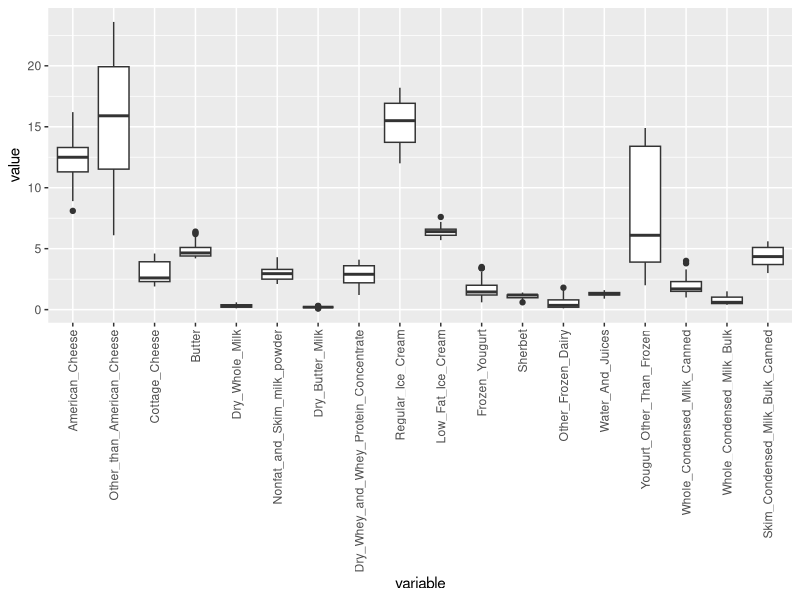
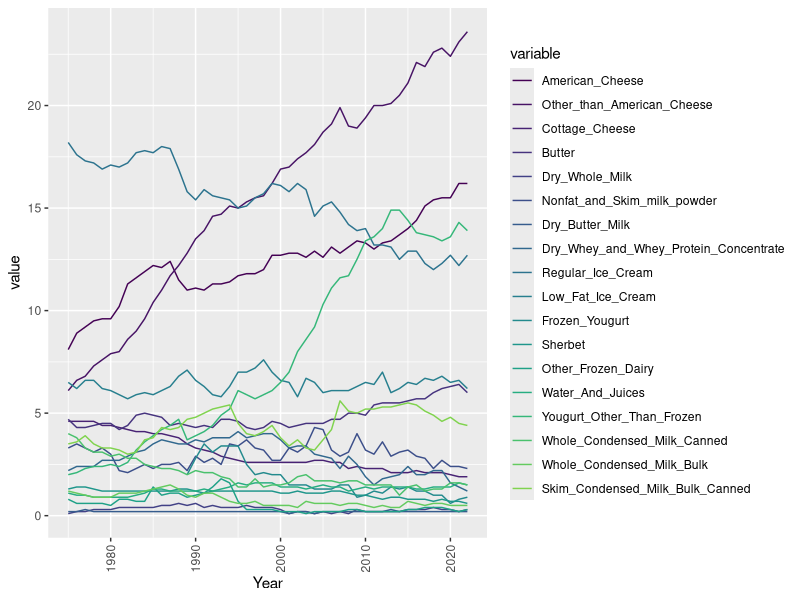
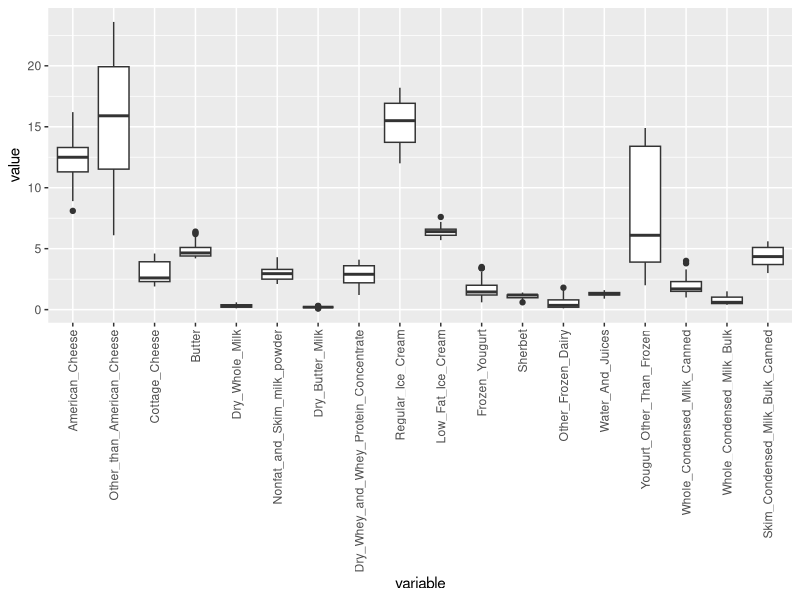
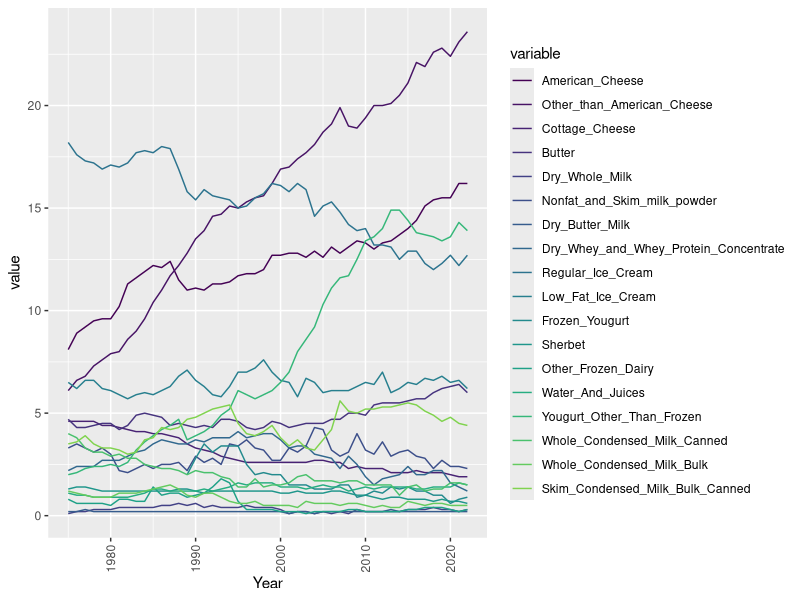
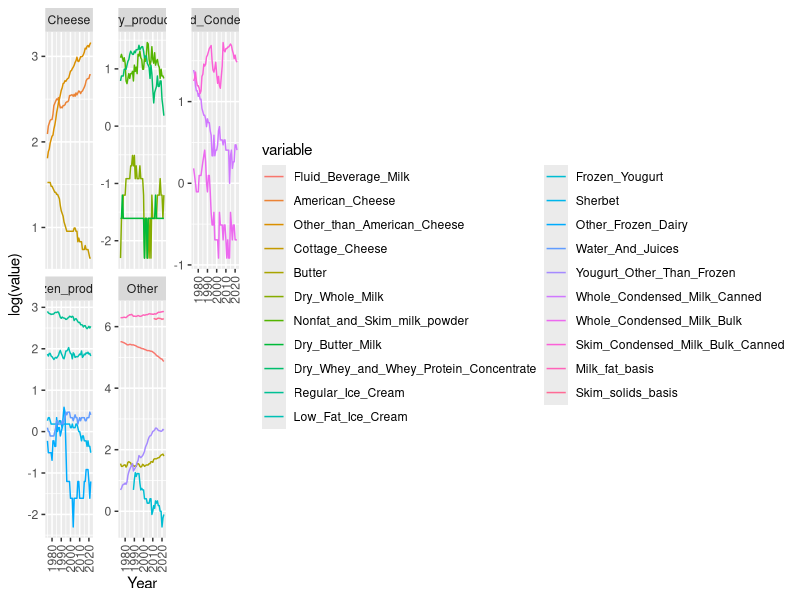
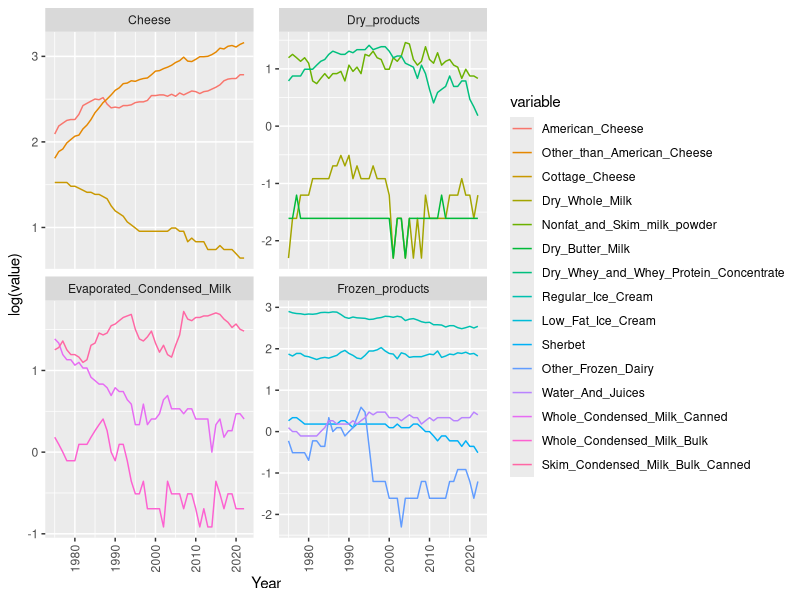
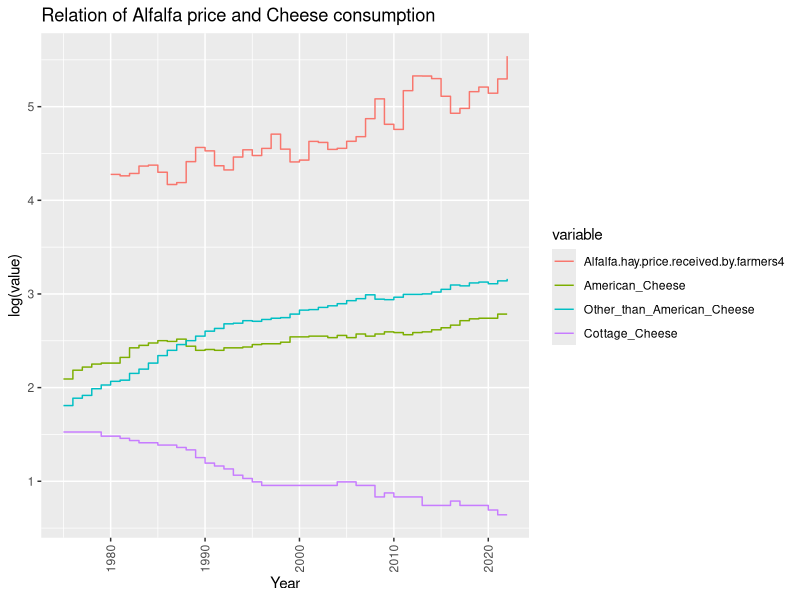
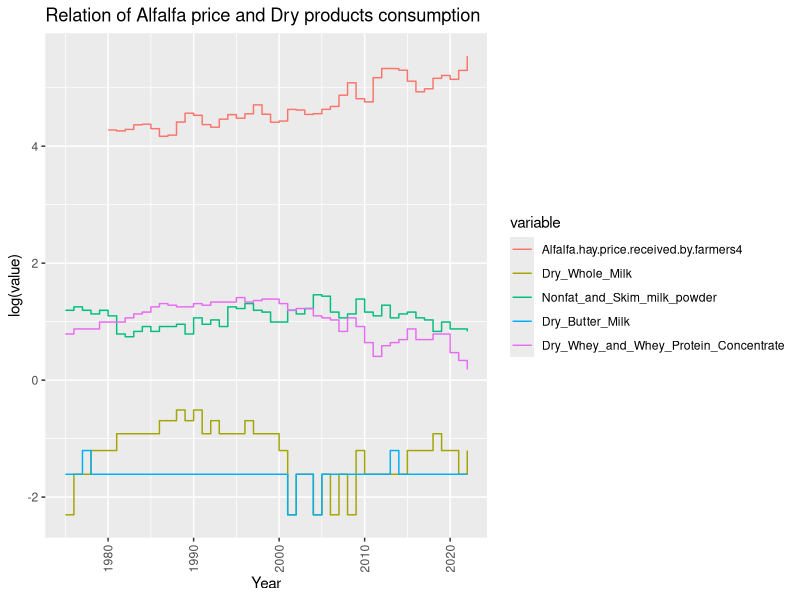

Write the R code that produced these figures, in order.
## ---- chunk 1
knitr::opts_chunk$set(echo = TRUE)
## ---- chunk 2

# Load the readxl package
library(tidyverse)
library(readxl)


library(readr)

# Read the CSV file from GitHub

dataset <- read.csv("pcconsp_1_csv.csv")

## ---- chunk 3

str(dataset)

## ---- chunk 4

summary(dataset)

## ---- chunk 5

head(dataset)


## ---- chunk 6

# Load necessary libraries
library(ggplot2)
library(reshape2)
library(viridis)


my_palette <- viridis(22)

dataset <- dataset %>% select(-one_of('Skim_solids_basis ', 'Frozen_Yougurt ', 'Milk_fat_basis '))



head(dataset)

# Reshape data into long format
melted_data <- melt(dataset, id.vars = "Year")

head(melted_data)

# Create density plot
sales <- ggplot(melted_data, aes(x = variable, y = value)) +
  geom_boxplot()+
  theme(axis.text.x = element_text(angle = 90, hjust = 1, vjust = 0.5))

ggsave("sales_counts.jpeg", sales)

melted_data_below100 <- melted_data %>% 
  filter(value <= 100)

ggplot(melted_data_below100, aes(x = variable, y = value)) +
  geom_boxplot()+
  theme(axis.text.x = element_text(angle = 90, hjust = 1, vjust = 0.5))

ggplot(melted_data_below100, aes(x = Year, y = value , color = variable)) +
  geom_line()+
  theme(axis.text.x = element_text(angle = 90, hjust = 1, vjust = 0.5))+
  scale_color_manual(values = my_palette)


## ---- chunk 7

head(dataset)

## ---- chunk 8

my_palette <- viridis(22)

# Reshape data into long format
melted_data <- melt(dataset, id.vars = "Year")


# Create density plot
sales <- ggplot(melted_data, aes(x = variable, y = value)) +
  geom_boxplot()+
  theme(axis.text.x = element_text(angle = 90, hjust = 1, vjust = 0.5))

ggsave("sales_counts.jpeg", sales)

melted_data_below100 <- melted_data %>% 
  filter(value <= 100)

ggplot(melted_data_below100, aes(x = variable, y = value)) +
  geom_boxplot()+
  theme(axis.text.x = element_text(angle = 90, hjust = 1, vjust = 0.5))

ggplot(melted_data_below100, aes(x = Year, y = value , color = variable)) +
  geom_line()+
  theme(axis.text.x = element_text(angle = 90, hjust = 1, vjust = 0.5))+
  scale_color_manual(values = my_palette)

## ---- chunk 9

head(melted_data, 3)

## ---- chunk 10

#Creating catgories based on the variable identifier

categorize <- function(variable_name) {
  if (grepl("American_Cheese", variable_name, ignore.case = TRUE)) {
    return("Cheese")
  } else if (grepl("Other_than_American_Cheese", variable_name, ignore.case = TRUE)) {
    return("Cheese")
  } else if (grepl("Cottage_Cheese", variable_name, ignore.case = TRUE)) {
    return("Cheese")
  } else if (grepl("Dry_Whole_Milk", variable_name, ignore.case = TRUE)) {
    return("Dry_products")
  } else if (grepl("Nonfat_and_Skim_milk_powder", variable_name, ignore.case = TRUE)) {
    return("Dry_products")
  } else if (grepl("Dry_Butter_Milk", variable_name, ignore.case = TRUE)) {
    return("Dry_products")
  } else if (grepl("Dry_Whey_and_Whey_Protein_Concentrate", variable_name, ignore.case = TRUE)) {
    return("Dry_products")
  } else if (grepl("Regular_Ice_Cream", variable_name, ignore.case = TRUE)) {
    return("Frozen_products")
  } else if (grepl("Low_Fat_Ice_Cream", variable_name, ignore.case = TRUE)) {
    return("Frozen_products")
  } else if (grepl("Sherbet", variable_name, ignore.case = TRUE)) {
    return("Frozen_products")
  } else if (grepl("Other_Frozen_Dairy", variable_name, ignore.case = TRUE)) {
    return("Frozen_products")
  } else if (grepl("Water_And_Juices", variable_name, ignore.case = TRUE)) {
    return("Frozen_products")
  } else if (grepl("Whole_Condensed_Milk_Canned", variable_name, ignore.case = TRUE)) {
    return("Evaporated_Condensed_Milk")
  } else if (grepl("Whole_Condensed_Milk_Bulk", variable_name, ignore.case = TRUE)) {
    return("Evaporated_Condensed_Milk")
  } else if (grepl("Skim_Condensed_Milk_Bulk_Canned", variable_name, ignore.case = TRUE)) {
    return("Evaporated_Condensed_Milk")
  } else {
    return("Other")
  }
}

melted_data$Category <- sapply(melted_data$variable, categorize)

head(melted_data)


## ---- chunk 11



ggplot(melted_data, aes(x = Year, y = log(value), color = variable)) +
  geom_line() +
  theme(axis.text.x = element_text(angle = 90, hjust = 1, vjust = 0.5))+
  facet_wrap(~ Category, scales = "free_y")

# Filter out the "Other" category
filtered_data <- melted_data %>%
  filter(Category != "Other")

# Create the plot
ggplot(filtered_data, aes(x = Year, y = log(value), color = variable)) +
  geom_line() +
  theme(axis.text.x = element_text(angle = 90, hjust = 1, vjust = 0.5)) +
  facet_wrap(~ Category, scales = "free_y")
ggsave("trends_facet.jpeg")
  


## ---- chunk 12

dataset_effect <- read.csv("annualmilkprodfactors.csv")

head(dataset_effect)


## ---- chunk 13

# Assuming your data frame is named "df"
dataset_effect <- subset(dataset_effect, select = c(Year, Alfalfa.hay.price.received.by.farmers4, Average.price.paid.for.milk1, Milk_Cow_Price))

dataset_effect$Milk_Cow_Price <- as.numeric(gsub(",", "", dataset_effect$Milk_Cow_Price))

head(dataset_effect)


## ---- chunk 14

melted_data_effect <- melt(dataset_effect, id.vars = "Year")

head(melted_data_effect)


## ---- chunk 15

melted_data_cheese <- melted_data %>% 
  filter(melted_data$Category == "Cheese")

melted_data_dry_products <- melted_data %>% 
  filter(melted_data$Category == "Dry_products")

melted_data_Evaporated_Condensed_Milk <- melted_data %>% 
  filter(melted_data$Category == "Evaporated_Condensed_Milk")

melted_data_Frozen_products <- melted_data %>% 
  filter(melted_data$Category == "Frozen_products")


## ---- chunk 16

#Removal of Category
melted_data_cheese <- melted_data_cheese %>% select(-one_of('Category'))
melted_data_dry_products <- melted_data_dry_products %>% select(-one_of('Category'))
melted_data_Evaporated_Condensed_Milk <- melted_data_Evaporated_Condensed_Milk %>% select(-one_of('Category'))
melted_data_Frozen_products <- melted_data_Frozen_products %>% select(-one_of('Category'))

#Variable specific dataframe of effect

alfalfa_price <- melted_data_effect %>% 
  filter(melted_data_effect$variable == "Alfalfa.hay.price.received.by.farmers4")
milk_price <- melted_data_effect %>% 
  filter(melted_data_effect$variable == "Average.price.paid.for.milk1")
milk_cow <- melted_data_effect %>% 
  filter(melted_data_effect$variable == "Milk_Cow_Price")

#Creation of sub dataframes for visualization of relations

alfalfa_cheese <- bind_rows(alfalfa_price, melted_data_cheese)
alfalfa_dry <- bind_rows(alfalfa_price, melted_data_dry_products)
alfalfa_evaporated <- bind_rows(alfalfa_price, melted_data_Evaporated_Condensed_Milk)
alfalfa_frozen <- bind_rows(alfalfa_price, melted_data_Frozen_products)

milk_price_cheese <- bind_rows(milk_price, melted_data_cheese)
milk_price_dry <- bind_rows(milk_price, melted_data_dry_products)
milk_price_evaporated <- bind_rows(milk_price, melted_data_Evaporated_Condensed_Milk)
milk_price_frozen <- bind_rows(milk_price, melted_data_Frozen_products)

milk_cow_cheese <- bind_rows(milk_cow, melted_data_cheese)
milk_cow_dry <- bind_rows(milk_cow, melted_data_dry_products)
milk_cow_evaporated <- bind_rows(milk_cow, melted_data_Evaporated_Condensed_Milk)
milk_cow_frozen <- bind_rows(milk_cow, melted_data_Frozen_products)


## ---- chunk 17
#Graphs of alfalfa and commodity

ggplot(alfalfa_cheese, aes(x = Year, y = log(value) , color = variable)) +
  geom_step()+
  theme(axis.text.x = element_text(angle = 90, hjust = 1, vjust = 0.5))+
  labs(title = "Relation of Alfalfa price and Cheese consumption")
ggsave("alfalfa_cheese.jpeg")

ggplot(alfalfa_dry, aes(x = Year, y = log(value) , color = variable)) +
  geom_step()+
  theme(axis.text.x = element_text(angle = 90, hjust = 1, vjust = 0.5))+
  labs(title = "Relation of Alfalfa price and Dry products consumption")
ggsave("alfalfa_dry.jpeg")

ggplot(alfalfa_evaporated, aes(x = Year, y = log(value) , color = variable)) +
  geom_step()+
  theme(axis.text.x = element_text(angle = 90, hjust = 1, vjust = 0.5))+
  labs(title = "Relation of Alfalfa price and Evaporated and Condensed milk consumption")
ggsave("alfalfa_evaporated.jpeg")

ggplot(alfalfa_frozen, aes(x = Year, y = log(value) , color = variable)) +
  geom_step()+
  theme(axis.text.x = element_text(angle = 90, hjust = 1, vjust = 0.5))+
  labs(title = "Relation of Alfalfa price and Frozen products consumption")
ggsave("alfalfa_frozen.jpeg")


## ---- chunk 18
#Graphs of alfalfa and commodity

ggplot(milk_price_cheese, aes(x = Year, y = log(value) , color = variable)) +
  geom_step()+
  theme(axis.text.x = element_text(angle = 90, hjust = 1, vjust = 0.5))+
  labs(title = "Relation of Milk price and Cheese consumption")
ggsave("milk_price_cheese.jpeg")

ggplot(milk_price_dry, aes(x = Year, y = log(value) , color = variable)) +
  geom_step()+
  theme(axis.text.x = element_text(angle = 90, hjust = 1, vjust = 0.5))+
  labs(title = "Relation of Milk price and Dry products consumption")
ggsave("milk_price_dry.jpeg")

ggplot(milk_price_evaporated, aes(x = Year, y = log(value) , color = variable)) +
  geom_step()+
  theme(axis.text.x = element_text(angle = 90, hjust = 1, vjust = 0.5))+
  labs(title = "Relation of Milk price and Evaporated and Condensed milk consumption")
ggsave("milk_price_evaporated.jpeg")

ggplot(milk_price_frozen, aes(x = Year, y = log(value) , color = variable)) +
  geom_step()+
  theme(axis.text.x = element_text(angle = 90, hjust = 1, vjust = 0.5))+
  labs(title = "Relation of Milk price and Frozen products consumption")
ggsave("milk_price_frozen.jpeg")


## ---- chunk 19
#Graphs of alfalfa and commodity

ggplot(milk_cow_cheese, aes(x = Year, y = log(value) , color = variable)) +
  geom_step()+
  theme(axis.text.x = element_text(angle = 90, hjust = 1, vjust = 0.5))+
  labs(title = "Relation of Milk cow price and Cheese consumption")
ggsave("milk_cow_cheese.jpeg")

ggplot(milk_cow_dry, aes(x = Year, y = log(value) , color = variable)) +
  geom_step()+
  theme(axis.text.x = element_text(angle = 90, hjust = 1, vjust = 0.5))+
  labs(title = "Relation of Milk cow price and Dry products consumption")
ggsave("milk_cow_dry.jpeg")

ggplot(milk_cow_evaporated, aes(x = Year, y = log(value) , color = variable)) +
  geom_step()+
  theme(axis.text.x = element_text(angle = 90, hjust = 1, vjust = 0.5))+
  labs(title = "Relation of Milk cow price and Evaporated and Condensed milk consumption")
ggsave("milk_cow_evaporated.jpeg")

ggplot(milk_cow_frozen, aes(x = Year, y = log(value) , color = variable)) +
  geom_step()+
  theme(axis.text.x = element_text(angle = 90, hjust = 1, vjust = 0.5))+
  labs(title = "Relation of Milk cow price and Frozen products consumption")
ggsave("milk_cow_frozen.jpeg")
